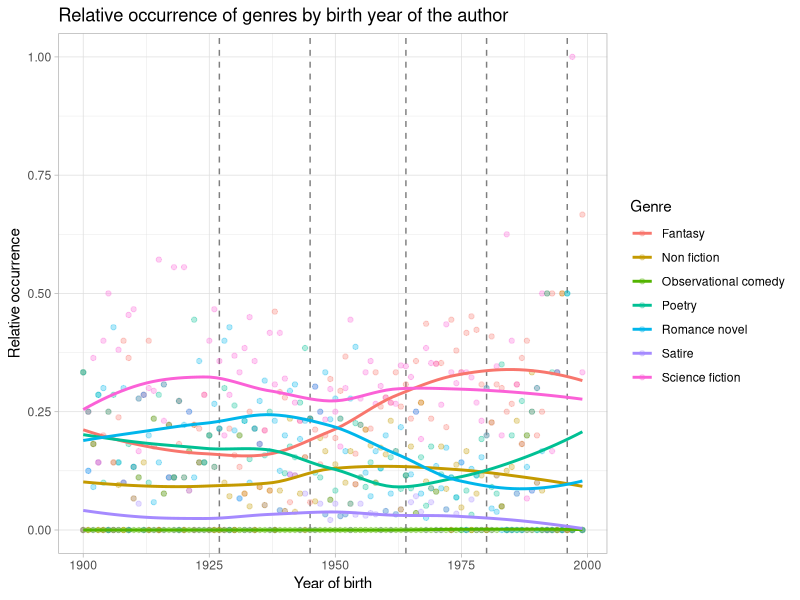
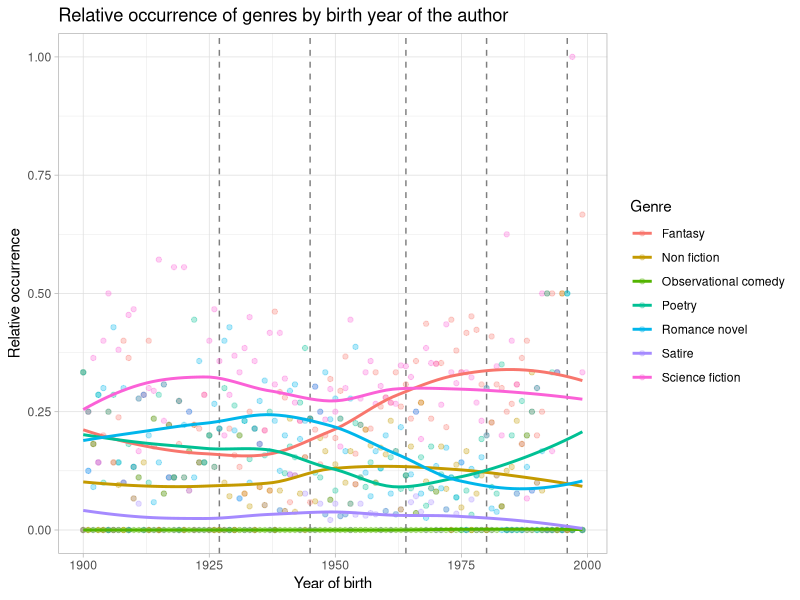

Write R code to recreate these figures, in order.
library(tidyverse)

my_data <- read_csv("yearly_genres.csv")
print(my_data)

pivoted <- pivot_longer(my_data, c("fantasy", "science_fiction", "poetry", "satire", "observational_comedy", "non_fiction", "romance_novel"), names_to = "genre")
print(pivoted)

ggplot(data = pivoted) +
  aes(x = year, y = value, color = genre) +
  labs(title = "Relative occurrence of genres by birth year of the author",
      x = "Year of birth", 
      y = "Relative occurrence", 
      color = "Genre") +
  theme_light() +
  scale_colour_discrete(labels = c("Fantasy", "Non fiction", "Observational comedy", "Poetry", "Romance novel", "Satire", "Science fiction")) +
  geom_vline(xintercept = 1927, linetype = "dashed", color = 'grey50') +
  geom_vline(xintercept = 1945, linetype = "dashed", color = 'grey50') +
  geom_vline(xintercept = 1964, linetype = "dashed", color = 'grey50') +
  geom_vline(xintercept = 1980, linetype = "dashed", color = 'grey50') +
  geom_vline(xintercept = 1996, linetype = "dashed", color = 'grey50') +
  geom_point(alpha = 0.3) +
  geom_smooth(se = FALSE)
ggsave("Relative occurrence by genre.pdf", width = 10, height = 6)